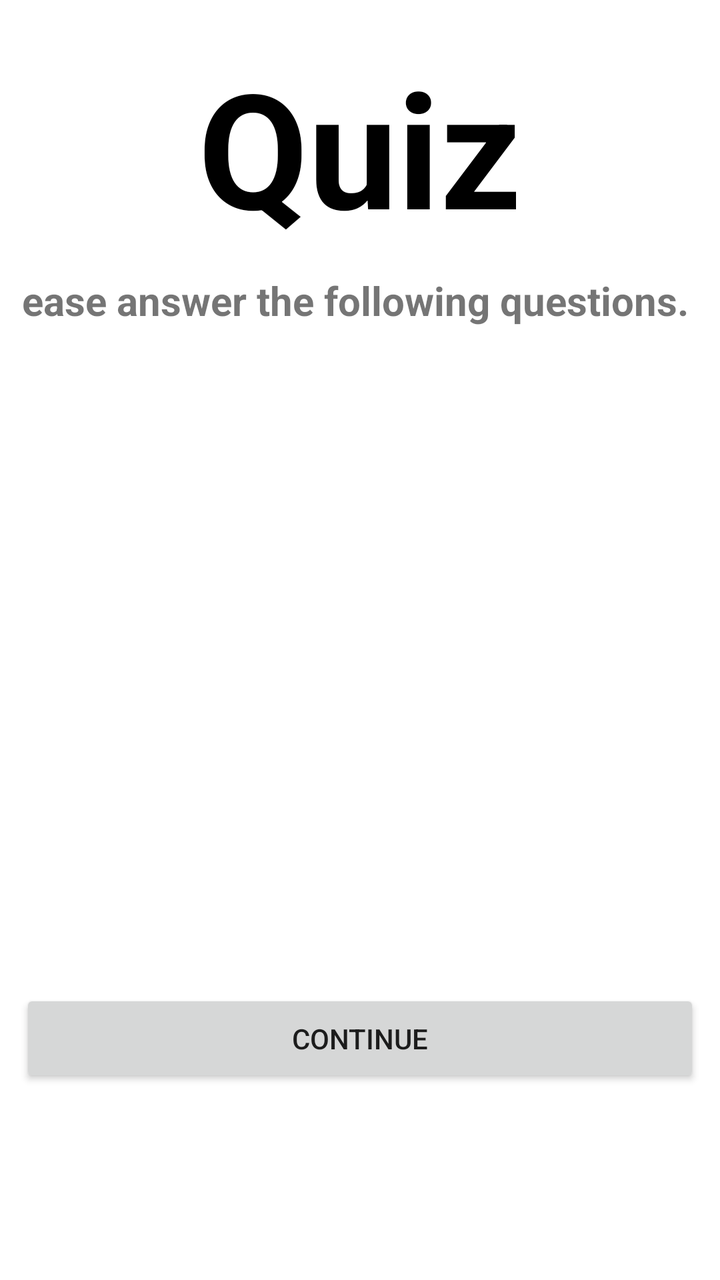
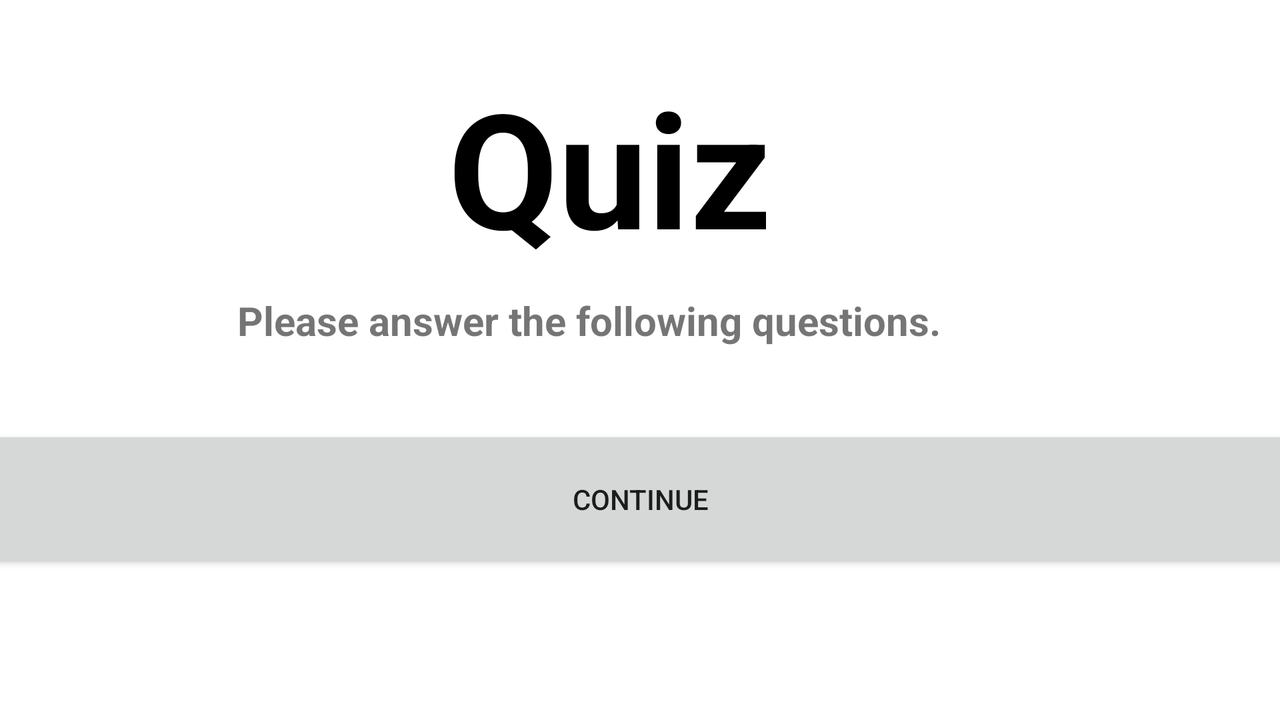

An Android layout and its configuration variant, each rendered on a device that would load it. The default file and the variant file are quoted in full after the pictures.
<!-- AndroidManifest.xml: application theme Theme.CardQuizGame -->
<!-- res/layout/activity_rule.xml -->
<?xml version="1.0" encoding="utf-8"?>
<LinearLayout xmlns:android="http://schemas.android.com/apk/res/android"
    xmlns:app="http://schemas.android.com/apk/res-auto"
    xmlns:tools="http://schemas.android.com/tools"
    android:layout_width="match_parent"
    android:layout_height="match_parent"
    android:orientation="vertical"
    android:padding="10dp"
    tools:context=".Rule"
    android:background="@color/white">

    <TextView
        android:layout_width="wrap_content"
        android:layout_height="wrap_content"
        android:text="Quiz"
        android:textSize="80sp"
        android:textStyle="bold"
        android:textColor="@color/black"
        android:padding="10dp"
        android:layout_gravity="center_horizontal"
        tools:ignore="HardcodedText" />

    <TextView
        android:id="@+id/rules"
        android:layout_width="375dp"
        android:layout_height="108dp"
        android:layout_gravity="center"
        android:layout_marginBottom="250dp"
        android:autofillHints=""
        android:inputType="text"
        android:text="Please answer the following questions. "
        android:textSize="20sp"
        android:textStyle="bold"
        tools:ignore="HardcodedText,LabelFor,TextFields,TextViewEdits" />

    <Button
        android:layout_width="match_parent"
        android:layout_height="wrap_content"
        android:id="@+id/continueb"
        android:padding="15dp"
        android:text="Continue"
        tools:ignore="HardcodedText" />
</LinearLayout>
<!-- resources referenced by this layout -->
<resources>
  <style name="Theme.CardQuizGame" parent="Theme.MaterialComponents.DayNight.DarkActionBar">
          
          <item name="colorPrimary">@color/purple_500</item>
          <item name="colorPrimaryVariant">@color/purple_700</item>
          <item name="colorOnPrimary">@color/white</item>
          
          <item name="colorSecondary">@color/teal_200</item>
          <item name="colorSecondaryVariant">@color/teal_700</item>
          <item name="colorOnSecondary">@color/black</item>
          
          <item name="android:statusBarColor" tools:targetApi="l">?attr/colorPrimaryVariant</item>
          
      </style>
</resources>
<!-- res/layout-land/activity_rule.xml (the author's variant of the layout above) -->
<!-- drawn on the phone turned sideways -->
<?xml version="1.0" encoding="utf-8"?>
<androidx.constraintlayout.widget.ConstraintLayout xmlns:android="http://schemas.android.com/apk/res/android"
    xmlns:app="http://schemas.android.com/apk/res-auto"
    xmlns:tools="http://schemas.android.com/tools"
    android:id="@+id/linearLayout3"
    android:layout_width="match_parent"
    android:layout_height="match_parent"
    android:background="@color/white"
    tools:context=".Rule">

    <TextView
        android:id="@+id/textView6"
        android:layout_width="wrap_content"
        android:layout_height="wrap_content"
        android:layout_marginTop="20dp"
        android:padding="10dp"
        android:text="Quiz"
        android:textColor="@color/black"
        android:textSize="80sp"
        android:textStyle="bold"
        app:layout_constraintBottom_toTopOf="@+id/rules"
        app:layout_constraintEnd_toEndOf="@+id/rules"
        app:layout_constraintStart_toStartOf="@+id/rules"
        app:layout_constraintTop_toTopOf="parent"
        tools:ignore="HardcodedText" />

    <TextView
        android:id="@+id/rules"
        android:layout_width="372dp"
        android:layout_height="81dp"
        android:layout_marginStart="168dp"
        android:layout_marginEnd="168dp"
        android:autofillHints=""
        android:inputType="text"
        android:text="Please answer the following questions. "
        android:textSize="20sp"
        android:textStyle="bold"
        app:layout_constraintEnd_toEndOf="parent"
        app:layout_constraintStart_toStartOf="@+id/continueb"
        app:layout_constraintTop_toBottomOf="@+id/textView6"
        tools:ignore="HardcodedText,LabelFor,TextFields,TextViewEdits" />

    <Button
        android:id="@+id/continueb"
        android:layout_width="702dp"
        android:layout_height="74dp"
        android:padding="15dp"
        android:text="Continue"
        app:layout_constraintBottom_toBottomOf="parent"
        app:layout_constraintEnd_toEndOf="parent"
        app:layout_constraintStart_toStartOf="parent"
        app:layout_constraintTop_toTopOf="parent"
        app:layout_constraintVertical_bias="0.744"
        tools:ignore="HardcodedText" />
</androidx.constraintlayout.widget.ConstraintLayout>
